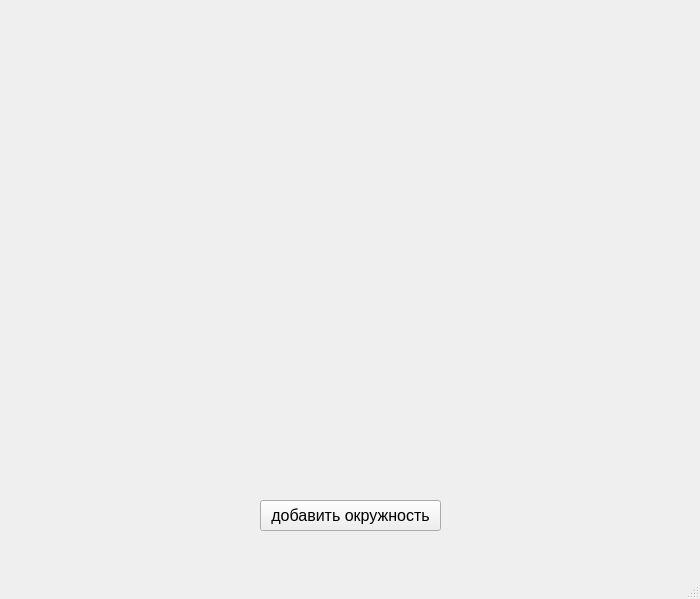
<?xml version="1.0" encoding="UTF-8"?>
<ui version="4.0">
 <class>MainWindow</class>
 <widget class="QMainWindow" name="MainWindow">
  <property name="geometry">
   <rect>
    <x>0</x>
    <y>0</y>
    <width>700</width>
    <height>599</height>
   </rect>
  </property>
  <property name="windowTitle">
   <string>окружности</string>
  </property>
  <widget class="QWidget" name="centralwidget">
   <widget class="QPushButton" name="button_create_circle">
    <property name="geometry">
     <rect>
      <x>260</x>
      <y>500</y>
      <width>181</width>
      <height>31</height>
     </rect>
    </property>
    <property name="font">
     <font>
      <pointsize>12</pointsize>
     </font>
    </property>
    <property name="text">
     <string>добавить окружность</string>
    </property>
   </widget>
  </widget>
  <widget class="QMenuBar" name="menubar">
   <property name="geometry">
    <rect>
     <x>0</x>
     <y>0</y>
     <width>700</width>
     <height>21</height>
    </rect>
   </property>
  </widget>
  <widget class="QStatusBar" name="statusbar"/>
 </widget>
 <resources/>
 <connections/>
</ui>
